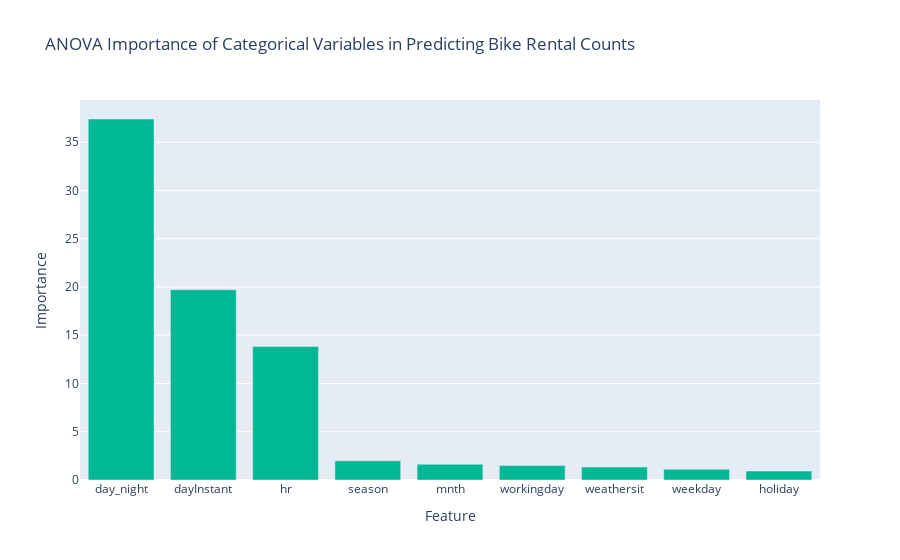

The notebook cell this image was saved under:
### Markdown cell above
**- Categorical Feature Importance (ANOVA Analysis):**

The **ANOVA** method is a statistical technique for comparing the means of two or more groups. ANOVA can be used to determine whether there is a statistically significant difference in the means of different groups or whether a specific factor or variable is influencing the outcome variable.

In this case, ANOVA will be used to <u>determine the importance of different categorical variables in predicting the target variable cnt (the number of bike rentals).</u>

### Code cell
# Selecting a subset of the categorical variables.
corrAnova = bike_dataset.loc[:,[
    'season',
    'mnth',
    'hr',
    'holiday',
    'weekday',
    'workingday',
    'weathersit',
    'dayInstant',
    'day_night'
]]

# Encoding the 'dayInstant' variable as an ordinal variable so that it can be used in the ANOVA analysis.
enc = OrdinalEncoder()
corrAnova['dayInstant'] = enc.fit_transform(corrAnova['dayInstant'].array.reshape(-1, 1))

# Using the f_classif function to perform the ANOVA analysis.
# This calculates the F-statistic and corresponding p-value for each categorical variable.
lcorr = list(zip(corrAnova.columns, f_classif(corrAnova, bike_dataset.cnt)[0]))

# Converting the list of tuples to a DataFrame and sort it by the F-statistic in descending order.
lcorr = pd.DataFrame(lcorr, columns=['Feature','Importance']).sort_values(by='Importance', ascending=False)

#Creating a bar chart of the categorical variables and their corresponding F-statistics importance.
px.bar(lcorr, x='Feature', y='Importance', color_discrete_sequence=['#00b894'], title='ANOVA Importance of Categorical Variables in Predicting Bike Rental Counts')

### Figure 1 — Plotly figure (JSON) as saved in the notebook; plotly's stock layout.template omitted (floating-point values rounded to 4 significant figures)
{"data": [{"alignmentgroup": "True", "hovertemplate": "Feature=%{x}<br>Importance=%{y}<extra></extra>", "legendgroup": "", "marker": {"color": "#00b894", "pattern": {"shape": ""}}, "name": "", "offsetgroup": "", "orientation": "v", "showlegend": false, "textposition": "auto", "type": "bar", "x": ["day_night", "dayInstant", "hr", "season", "mnth", "workingday", "weathersit", "weekday", "holiday"], "xaxis": "x", "y": [37.4, 19.71, 13.84, 1.985, 1.638, 1.504, 1.342, 1.114, 0.9227], "yaxis": "y"}], "layout": {"barmode": "relative", "legend": {"tracegroupgap": 0}, "title": {"text": "ANOVA Importance of Categorical Variables in Predicting Bike Rental Counts"}, "xaxis": {"anchor": "y", "domain": [0, 1], "title": {"text": "Feature"}}, "yaxis": {"anchor": "x", "domain": [0, 1], "title": {"text": "Importance"}}}}
